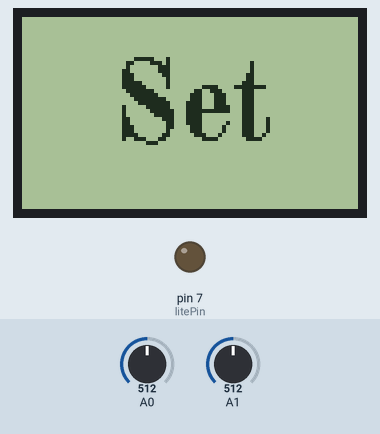
This sketch was run on a simulated Arduino Uno, built with avr-gcc and run on an emulated ATmega328P. Parts: 84×48 one-colour display, output pins drawn as LEDs (lit = HIGH). The test bench sets the inputs (shaded band); at power-on: A0 = 512, A1 = 512. What the sketch prints to the serial monitor is not drawn.

Above: at 1.2 s.
At 3.8 s:
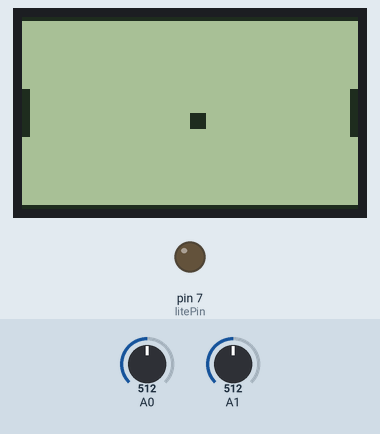
3.9 s: A0 set to 716
At 4.0 s:
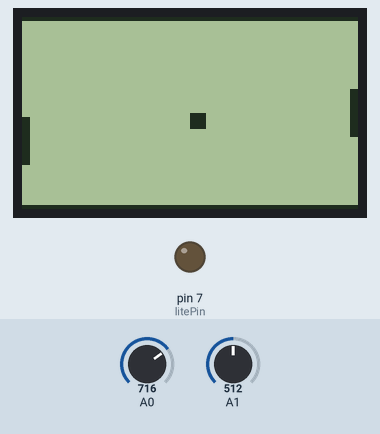
5.4 s: A1 set to 716
At 7.07 s:
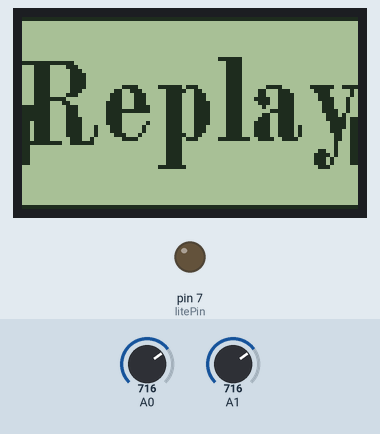

Measured:
- what the display in image 0 shows lasts 0.9 s, from 1.2 s to 2.1 s

The sketch:

Pong03.ino
```cpp
// Arduino Pong
// Hari Wiguna, 2016

// v2 - instant replay

#include "U8glib.h"

U8GLIB_PCD8544 u8g(13, 11, 10, 9, 8);    // SPI Com: SCK = 13, MOSI = 11, CS = 10, A0/DataCommand = 9, Reset = 8

//== Pong variables ==
u8g_uint_t x;
u8g_uint_t y;
u8g_uint_t dx = -1;
u8g_uint_t dy = 1;
u8g_uint_t ballWidth = 4;
u8g_uint_t ballHeight = 4;
u8g_uint_t animationSpeed = 60; //25;
u8g_uint_t paddleWidth = 2;
u8g_uint_t paddleHeight = ballHeight * 3;
u8g_uint_t py0;
u8g_uint_t py1;
u8g_uint_t courtWidth;
u8g_uint_t courtHeight;
byte litePin = 7; //TODO: Kill
int liteBrightness = 100; //TODO: Kill

unsigned long timeToMove = 0;
const int tapeMax = 40;
int tapePos = 0; // Index to the last recorded element
int f = 0;
u8g_uint_t tapePy0[tapeMax];
u8g_uint_t tapePy1[tapeMax];
u8g_uint_t tapeX[tapeMax];
u8g_uint_t tapeY[tapeMax];
int instantReplaySpeed = 100;
int messageSpeed = 1000;

#define STATE_RESET 0
#define STATE_GET_READY 1
#define STATE_GET_SET 2
#define STATE_GET_GO 3
#define STATE_IN_GAME 4
#define STATE_END_OF_ROUND 5
#define STATE_INSTANT_REPLAY 6
#define STATE_PAUSE 7
byte state = STATE_RESET;

void drawPaddle(u8g_uint_t x, u8g_uint_t y)
{
  u8g.drawBox(x, y, paddleWidth, paddleHeight);
}

bool hitsPaddle(u8g_uint_t py)
{
  return (y > py) && ( y <= (py + paddleHeight));
}

void PlayGame() {
  py0 = map( analogRead(A0), 0, 1023, 0, u8g.getHeight() - paddleHeight);
  drawPaddle(0, py0);

  py1 = map( analogRead(A1), 0, 1023, 0, u8g.getHeight() - paddleHeight);
  drawPaddle(courtWidth - paddleWidth, py1);

  //-- Draw court --
  u8g.drawHLine(0, 0, courtWidth);
  u8g.drawHLine(0, courtHeight - 1, courtWidth);

  // Draw Ball --
  u8g.drawBox(x, y, ballWidth, ballHeight);

  if (millis() > timeToMove) {
    x = x + dx;
    if ( (x <= 0) && hitsPaddle(py0) ) dx = -dx;
    if ( ((x + ballWidth) >= courtWidth) && hitsPaddle(py1)) dx = -dx;

    y = y + dy;
    if ( (y <= 0) || ((y + ballHeight) >= u8g.getHeight())) dy = -dy;

    //-- Record Positions --
    tapePy0[tapePos] = py0;
    tapePy1[tapePos] = py1;
    tapeX[tapePos] = x;
    tapeY[tapePos] = y;
    Serial.print("tapePos=");
    Serial.println(tapePos);
    tapePos++;
    if (tapePos >= tapeMax) tapePos = 0;

    timeToMove = millis() + animationSpeed;

    // Someone failed to bounce the ball, prepare for instant replay state
    if (x < 0 || x > courtWidth) {
      f = tapePos;
      state = STATE_END_OF_ROUND;
      timeToMove = millis() + messageSpeed;
    }
  }
}

void waitStart()
{
  dx = 0;
  dy = 0;
  x = -ballWidth;
  y = 0;
  if (analogRead(0) == 0) {
    state = 1;
    x = courtWidth / 2;
    y = courtHeight / 2;
    dx = 1;
    dy = 1;
  }
}

void setup(void) {
  Serial.begin(9600);

  // flip screen, if required
  u8g.setRot180();

  // set SPI backup if required
  //u8g.setHardwareBackup(u8g_backup_avr_spi);

  // assign default color value
  if ( u8g.getMode() == U8G_MODE_R3G3B2 ) {
    u8g.setColorIndex(255);     // white
  }
  else if ( u8g.getMode() == U8G_MODE_GRAY2BIT ) {
    u8g.setColorIndex(3);         // max intensity
  }
  else if ( u8g.getMode() == U8G_MODE_BW ) {
    u8g.setColorIndex(1);         // pixel on
  }
  else if ( u8g.getMode() == U8G_MODE_HICOLOR ) {
    u8g.setHiColorByRGB(255, 255, 255);
  }

  pinMode(8, OUTPUT);

  //== Pong code ==
  courtWidth = u8g.getWidth();
  Serial.print("courtWidth=");
  Serial.println(courtWidth);
  courtHeight = u8g.getHeight();

  pinMode(litePin, OUTPUT);
  //analogWrite(litePin,liteBrightness);
  Serial.println("start");

  state = STATE_RESET;
}

void DrawFrame(int f)
{
  drawPaddle(0, tapePy0[f]);
  drawPaddle(courtWidth - paddleWidth, tapePy1[f]);

  //-- Draw court --
  u8g.drawHLine(0, 0, courtWidth);
  u8g.drawHLine(0, courtHeight - 1, courtWidth);

  // Draw Ball --
  u8g.drawBox(tapeX[f], tapeY[f], ballWidth, ballHeight);
  Serial.print("tapeX[f]=");
  Serial.println(tapeX[f]);

}

void InstantReplay()
{
  Serial.print("*f=");
  Serial.println(f);

  DrawFrame(f);

  if (millis() > timeToMove) {
    f++;
    if (f >= tapeMax) f = 0;
    if (f == tapePos) {
      state = STATE_PAUSE;
    }
    timeToMove = millis() + instantReplaySpeed;
  }
}

void DisplayMessage(char* message)
{
  u8g.setFont(u8g_font_osb21);
  u8g.setFontPosCenter(); // vertical alignment
  u8g.drawStr( (courtWidth - u8g.getStrWidth(message))/2, courtHeight/2, message);

  if (millis() > timeToMove) {
    state++;
    timeToMove = millis() + messageSpeed;
  }
}

void PauseThenReset()
{
  if (millis() > timeToMove) {
    state = STATE_RESET;
    timeToMove = millis() + messageSpeed;
  }
}

void Reset()
{
  x = courtWidth / 2;
  y = courtHeight / 2;
  if (millis() > timeToMove) {
    state = STATE_GET_READY;
    timeToMove = millis() + messageSpeed;
  }
}

void loop(void) {
  u8g.firstPage();

  do {
    if (state == STATE_RESET ) Reset();
    if (state == STATE_GET_READY ) DisplayMessage("Ready");
    if (state == STATE_GET_SET ) DisplayMessage("Set");
    if (state == STATE_GET_GO ) DisplayMessage("Go!");
    if (state == STATE_IN_GAME) PlayGame();
    if (state == STATE_END_OF_ROUND) DisplayMessage("Replay");
    if (state == STATE_INSTANT_REPLAY) InstantReplay();
    if (state == STATE_PAUSE) PauseThenReset();
  } while ( u8g.nextPage() );

}
```
